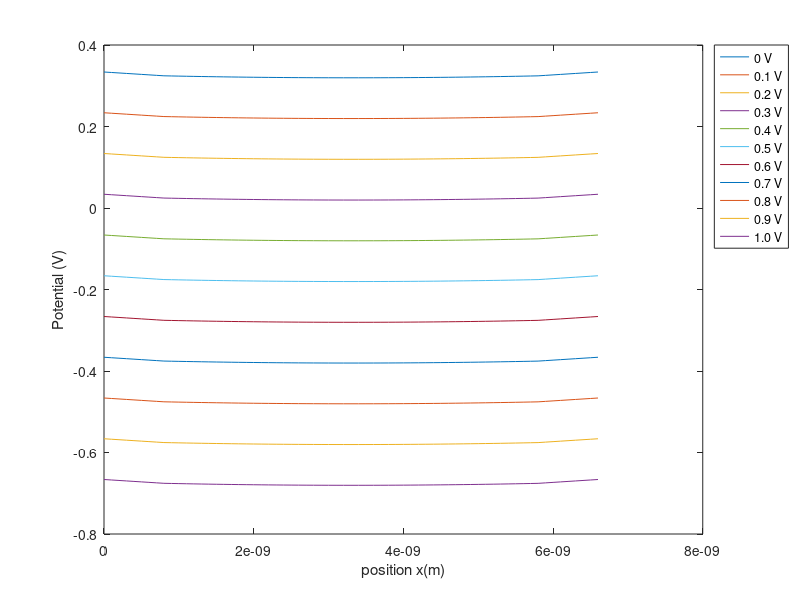
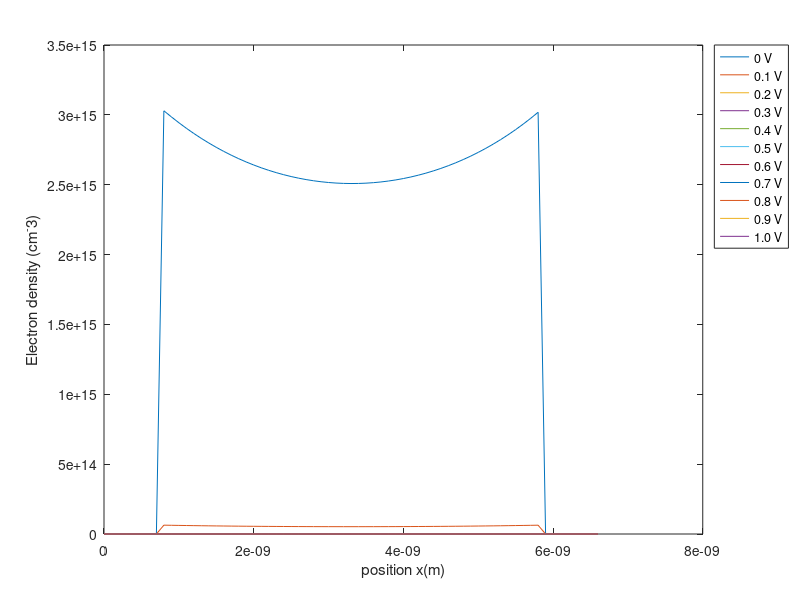
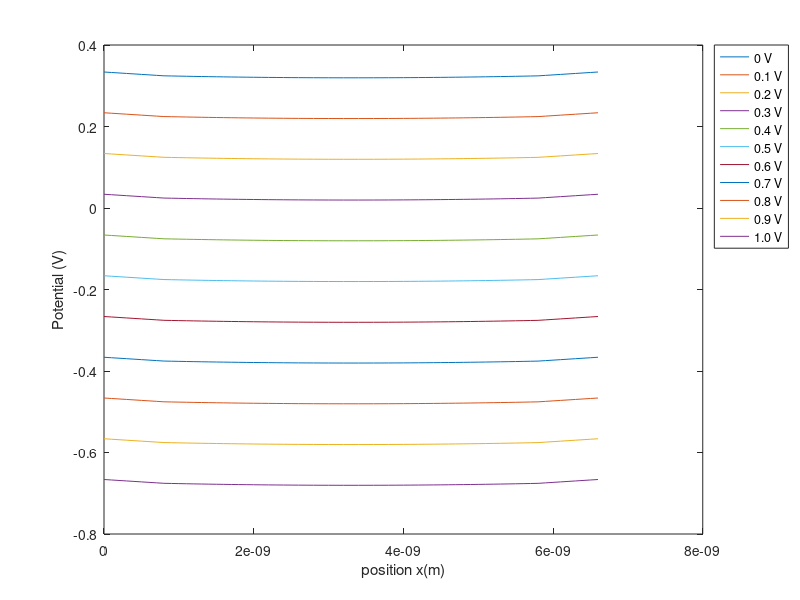
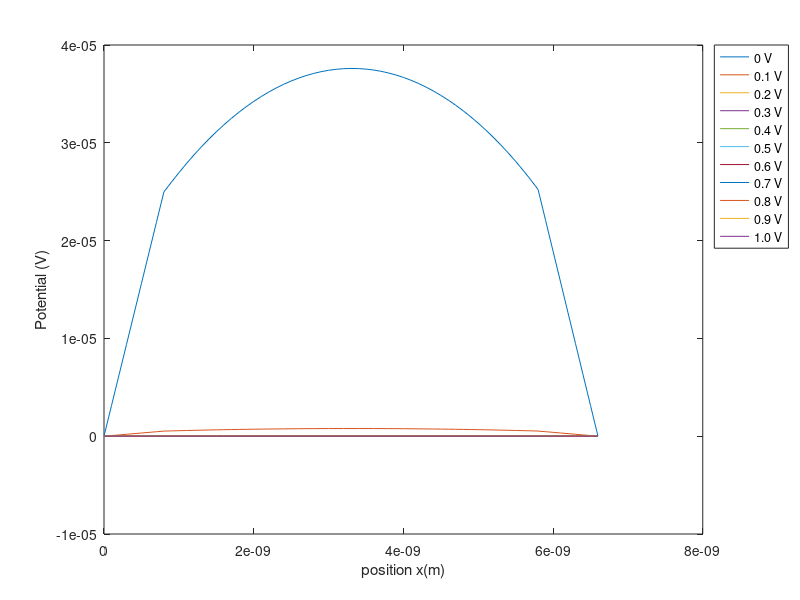

The MATLAB script that drew these images, in order:
%Assignment 6, MOS_fake
clear all;

q = 1.602192e-19; % Elementary charge, C
eps0 = 8.854187817e-12; % Vacuum permittivity, F/m
eps_si = 11.7; % relative permittivity for silicon
eps_ox = 3.9;  % relative permittivity for oxide
tox = 8e-10; %oxidelayer thickness, m
tsi = 5e-9; %silicon layer thickness, m

k_B = 1.380662e-23; % Boltzmann constant, J/K
ni = 1.075e16; % 1.075e10/cm^3 
T=300; %temp. 300K
Nacc = 1e24; %number density, m^-3, 10^18cm^-3
%prompt = 'What is the number N?';
C1 = q*Nacc*tsi/(2*eps0*eps_ox); %analytic constant A
C2 = q*Nacc/(2*eps0*eps_si); %analytic constant B
C3 = tsi/2+tox; %analytic constant b
C4 = q*Nacc*tox*tsi/(2*eps0*eps_ox)+q*Nacc*tsi*tsi*0.5*0.5/(2*eps0*eps_si); %analytic constant C
VG=zeros(11,1);
for kk=1:11
    VG(kk,1) = - (kk-1)/10.0;
end 

N = 67;

Deltax = (6.6e-9)/(N-1); %spacing
interface1 = 9; %at x =0.8nm
interface2 = 59; %at x =5.8nm
j1=interface1;
j2=interface2;
A=[];
A(1,1)=1;

y2=zeros(N,1);

for i=2:(N-1)
    if (i<j1) A(i,i-1)=eps_ox; A(i,i)=-2*eps_ox; A(i,i+1)=1*eps_ox;
    elseif (i==j1) A(i, i-1) = eps_ox; A(i,i)=-eps_ox-eps_si; A(i,i+1)=eps_si;
    elseif (i<j2)  A(i,i-1)=eps_si; A(i,i)=-2*eps_si; A(i,i+1)=1*eps_si;
    elseif (i==j2) A(i, i-1) = eps_si; A(i,i)=-eps_ox-eps_si; A(i,i+1)=eps_ox;
    elseif (i>j2) A(i,i-1)=eps_ox; A(i,i)=-2*eps_ox; A(i,i+1)=1*eps_ox;
    end
end
A(N,N)=1;    

b=zeros(N,11);
for j=1:11
    b(1,j) = 0.33374 + VG(j,1);
    for k=j1:j2
        if (k==j1+1) b(k,j) = Deltax*Deltax*q*Nacc/eps0*0.5;
    elseif (k==j2+1) b(k,j) = Deltax*Deltax*q*Nacc/eps0*0.5;
    else b(k,j)= Deltax*Deltax*q*Nacc/eps0;
        end
    end
    b(N,j) = 0.33374 + VG(j,1);
    y1(:,j)=A\b(:,j); %phi
end

x=0:Deltax:6.6e-9;

figure(1) %potential via boundary condition
plot(x, y1,'-');
xlabel('position x(m)');
ylabel('Potential (V)');
legend('0 V','0.1 V','0.2 V','0.3 V','0.4 V','0.5 V','0.6 V','0.7 V','0.8 V','0.9 V','1.0 V','Location','bestoutside');



elec= zeros(N,11);
for j=1:11
    for ii = j1:j2
    elec(ii,j) = ni*exp(q*y1(ii,j)/(k_B*T)); 
    end
end

figure(2) %electron density
plot(x, elec*1e-6,'-');

xlabel('position x(m)');
ylabel('Electron density (cm^-3)');
legend('0 V','0.1 V','0.2 V','0.3 V','0.4 V','0.5 V','0.6 V','0.7 V','0.8 V','0.9 V','1.0 V','Location','bestoutside');


c=zeros(N,11);

for j=1:11
    c(1,j) = 0.33374 + VG(j,1);
    for k=j1:j2
        if (k==j1+1) c(k,j) = Deltax*Deltax*q*(Nacc+elec(k,j))/eps0*0.5;
    elseif (k==j2+1) c(k,j) = Deltax*Deltax*q*(Nacc+elec(k,j))/eps0*0.5;
    else c(k,j)= Deltax*Deltax*q*(Nacc+elec(k,j))/eps0;
        end
    end
    c(N,j) = 0.33374 + VG(j,1);
    y3(:,j)=A\c(:,j); %phi2
end

figure(3) % updated potential phi2
plot(x, y3,'-');
xlabel('position x(m)');
ylabel('Potential (V)');
legend('0 V','0.1 V','0.2 V','0.3 V','0.4 V','0.5 V','0.6 V','0.7 V','0.8 V','0.9 V','1.0 V','Location','bestoutside');

figure(4) % difference between phi1 and phi2
plot(x, (y1-y3),'-');
xlabel('position x(m)');
ylabel('Potential (V)');
legend('0 V','0.1 V','0.2 V','0.3 V','0.4 V','0.5 V','0.6 V','0.7 V','0.8 V','0.9 V','1.0 V','Location','bestoutside');
